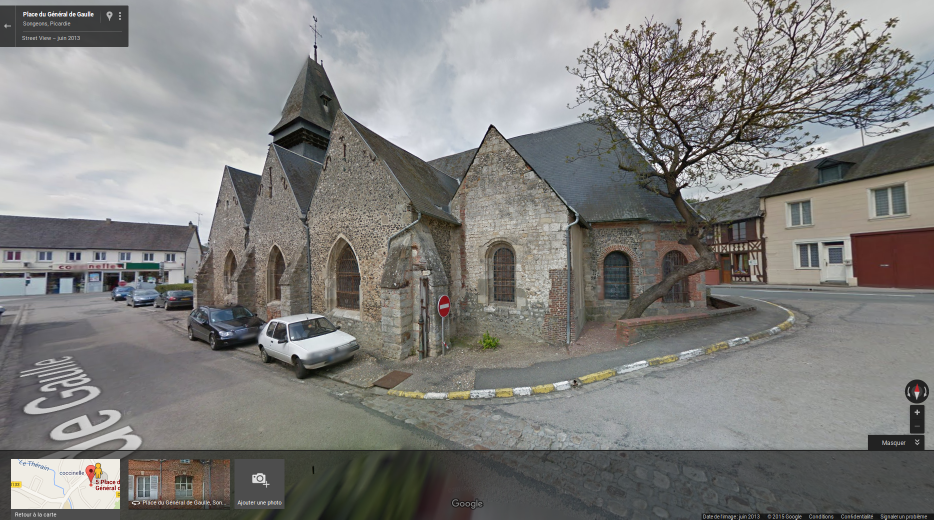
#> input picture sandbox/data/Eglise de Songeons.png, 1868 x 1039 px (shown at 1/2 size); its folder holds only this picture in this run
$ python resize.py   (older library calls are emulated)
#> lines starting #> are read from the running program, lines starting #| are printed output that depends on the picture
#!/usr/bin/python3.4
# -*-coding:utf-8 -*
"""
Docstring de module :
Ce module permet de retailler des images contenues dans un dossier,
en imposant une taille (poids) en octets (Bytes) .
donc munies de leurs unités .
On lui passe cette taille (T) et le chemin du dossier (dir ) de la manière suivante :

resize.py -t800000   "/home/jean-louis_s/Documents/JL_Python/sandbox/sandbox/data/"

Le "-t" est obligatoire , le chemin doit être entre guillemets anglais .

Il ne touche pas aux images d'origine, mais crée de nouvelles images de la taille désirée .
Il les place dans le même dossier .
"""
# Les deux lignes du début serviraient si on rendait ce fichier
# directement exécutable

# Différences avec la version python 2.7 :
# Les StringIO et cStringIO modules sont partis. Au lieu de cela, importer le io module
# et utiliser io.StringIO ou io.BytesIO pour le texte et les données respectivement
# Image est remplacée par PIL (Python Imaging Library )

import io
import PIL
import argparse
import logging
import os
import scipy
from scipy.optimize._minimize import minimize_scalar

from tempfile import NamedTemporaryFile   # Crée et manipule des fichiers temporaires
# stockés dans un "nom" (name) soit, je pense, une variable
# https://docs.python.org/2/library/tempfile.html?highlight=tempfile#module-tempfile
from PIL import Image


def resize_image(ratio, path, image_format=None):
    """
    thumbnail est une imagette

    :param ratio:entier   : Taux de réduction
    :param path:  string :  chemin du fichier image à réduire .
    :param image_format: string : extension indiquant le type de l'image (PPM, PNG, JPEG, GIF, TIFF and BMP etc )
    :return: string : l' imagette , stokée comme un string
    """
#> called with ratio = 0.444
    init_size = os.path.getsize(path)
    print("taille de l'image originale",init_size,"soit",float(init_size)/1000," kO")

    if image_format is None:
        filename, file_extension = os.path.splitext(path)
        image_format = file_extension.strip('.')
    im = Image.open(path) # crée un objet Image de PIL
#> im is the input picture: PIL image 1868x1039 RGB; mean R, G, B 128.8, 128.1, 126
    old_size = im.size # c'est un tuple de deux éléments , la hauteur et la largeur
#> old_size = (1868, 1039)
    # https://pillow.readthedocs.org/en/3.0.x/reference/Image.html?highlight=thumbnail
    # réduire la taille à une taille fixée
    im.thumbnail((int(old_size[0]*ratio),   # nouvelle hauteur
                  int(old_size[1]*ratio)),  # nouvelle largeur
                 PIL.Image.ANTIALIAS)       # Argument de rééchantillonnage
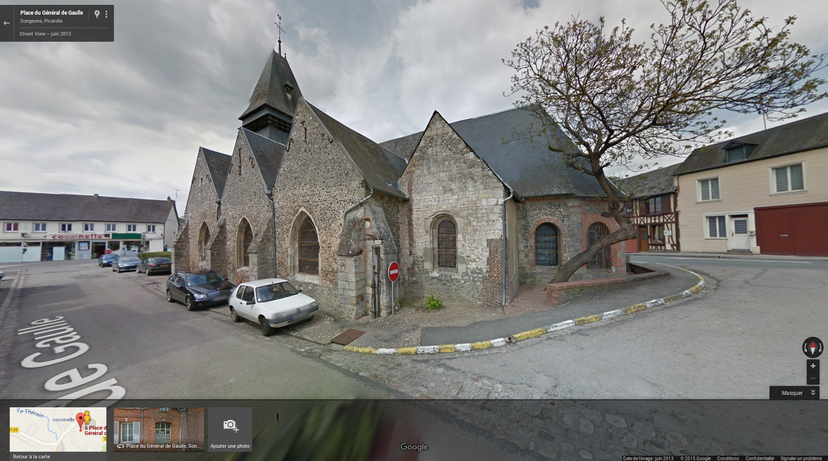
#> im: PIL image 828x461 RGB; mean R, G, B 128.8, 128.1, 126
    # https://pillow.readthedocs.org/en/3.0.x/releasenotes/2.7.0.html?highlight=antialias
    out = io.BytesIO()   # ou io.StringIO . " out " , c'est un "flux binaire"
    im.save(out, image_format) # sauvegarde l'objet Image "PIL" dans le fichier de nom out
                               # (chaine de caractère) , de format image_format
                               # (chaine de caractère) lel que : "png"
    val = out.getvalue()       # fichier image de l'image réduite ,enregistré comme une chaîne de
    # caractères dans la variable val
    out.close()                # on ferme ce fichier image

    return val      # l' imagette , stokée comme un string


def get_ratio_for_file_size(path, target_size):
    """

    :param path: string :  chemin du dossier où sont les images à retailler .
    :param target_size: entier : taille visée en octets (Bytes)
    :return: Taux de réduction à utiliser   ,    variable que je n'ai pas comprise :  x
    """
    if os.path.getsize(path) < target_size:
        return 1.0

    def f(ratio):
        """
        Crée un fichier temporaire contenant l'image retaillée .
        calcule sa taille .
        La compare à la taille visée .
        ferme le fichier
        :param ratio: entier : Taux de rféduction .
        :return: float : écart absolu entre la taille visée et la taille obtenue .
        """
        ntf = NamedTemporaryFile(delete=False)
        ntf.write(resize_image(ratio, path))
        ntf.close()
        fsize = os.path.getsize(ntf.name)  # type : "long"  ;  Long integers have unlimited precision
                                           # taille du fichier

        taux_txt = "taux de reduction : "
        print(taux_txt,ratio)
        print("taille atteinte :","soit",float(fsize)/1000," kO")
        return abs(fsize - target_size)

    r = minimize_scalar(f, method='Bounded', bounds=(0.1, 1.0)) # manipule le paramètre scalaire de f , à savoir ratio
#> call 3 of resize_image, with ratio = 0.788
#> in resize_image (call 3), `im.thumbnail((int(old_size[0]*ratio),`:
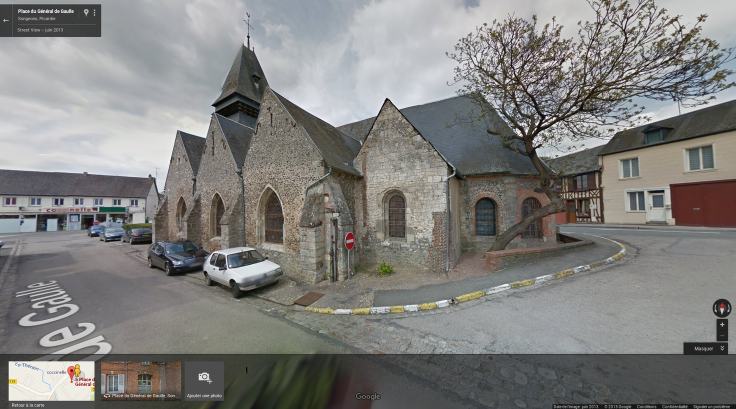
#> im: PIL image 1471x818 RGB (shown at 1/2 size); mean R, G, B 128.8, 128.1, 126
    # pour minimiser f
    return r.x


def resize_dir(args=None):
    """
    Fabrique de nouveaux fichiers image de la taille requise .
    Utilise les fonctions définies ci-dessus .
    Elle ne touche pas aux images d'origine, mais crée de nouvelles images de la taille désirée .
    Elle les place dans le même dossier .

    Cette fonction utilise les paramètres :
    dir : 'the path to the directory containing the images '
          'to be resized. All images contained in the directory '
          'will be processed.'
    -t   : 'target size (in bytes) of the images.'
    Qui sont passés directement à l'intèrieur de la fonction .


    :return:
    """
    parser = argparse.ArgumentParser()
    parser.add_argument('dir', help='the path to the directory containing the images '
                                    'to be resized. All images contained in the directory '
                                    'will be processed.')
    def _positive_int(val):
        myval = int(val)
        if myval <= 10:
            raise ValueError('too small value provided for target size (must be > 10)')
        return myval

    parser.add_argument('-t', help='target size (in bytes) of the images.',
                        default=None, required=True, type=_positive_int)
    opt = parser.parse_args(args=args)
    if not os.path.exists(opt.dir):
        raise Exception('the specified path {} does not exist!'.format(opt.dir))
    for fname in os.listdir(opt.dir):
        try:
            file_path = os.path.join(opt.dir, fname)
            best_ratio = get_ratio_for_file_size(file_path, opt.t)
            if best_ratio >= 1.0:
                raise Exception('could not minimize {}'.format(file_path))
            new_file_path = os.path.join(opt.dir, 'new_{}'.format(fname))
            if os.path.exists(new_file_path):
                raise Exception('file {} exist already'.format(new_file_path))
            with open(new_file_path, 'bw') as f:
                f.write(resize_image(best_ratio, file_path))
            logging.info('image {} resized to {}, ratio {}'.format(file_path,
                                                                   new_file_path,
                                                                   best_ratio))
        except Exception as e:
            logging.exception(e)


#   TEST

if __name__ == '__main__':
    dir = os.path.join(os.path.dirname(__file__), '..', 'data')
    resize_dir(args=['-t', '1000000', dir])
